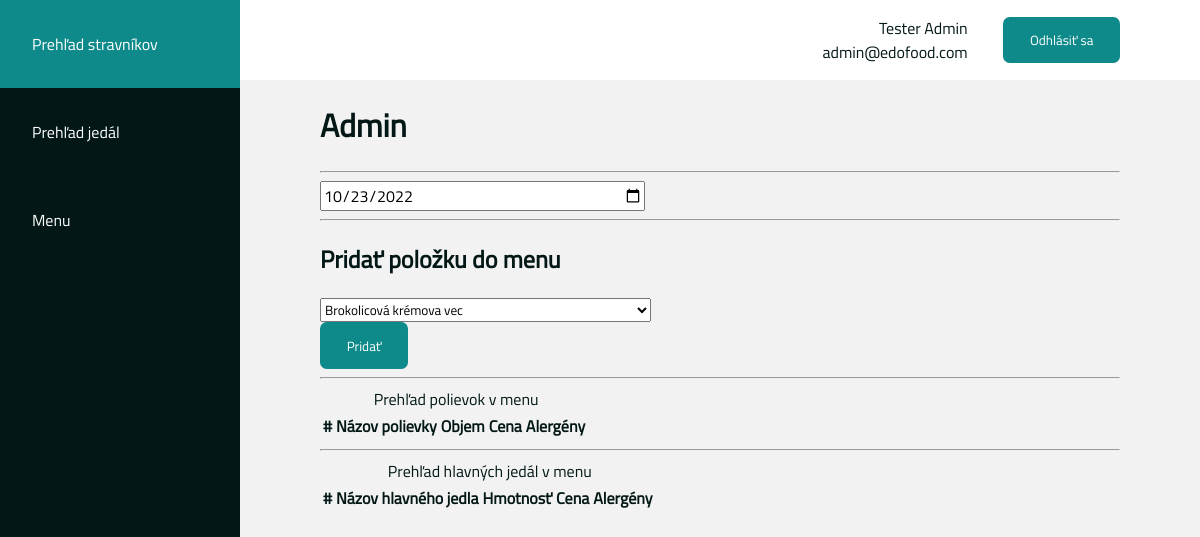
Page /admin.php?page=menu-items (signed in) on the earlier database version.
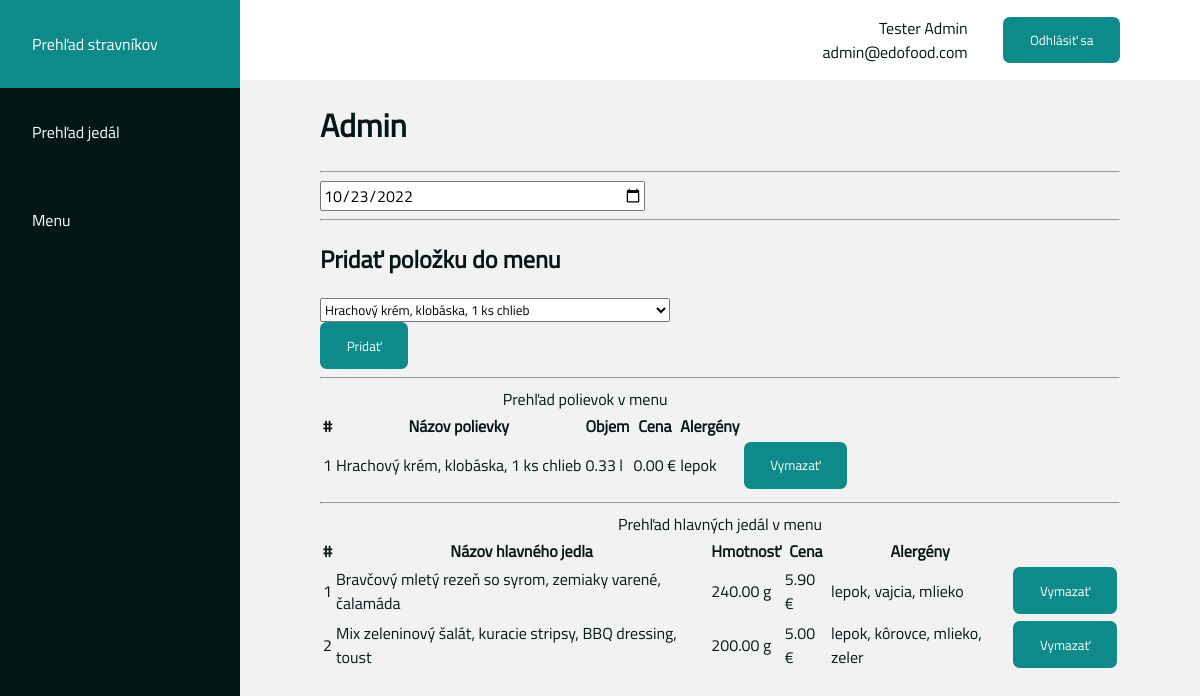
Same page on the later database version.
### tables this page shows
CREATE TABLE IF NOT EXISTS `people` (
  `id` int(10) unsigned NOT NULL,
  `full_name` varchar(255) NOT NULL,
  `email` varchar(255) NOT NULL,
  `password` varchar(255) NOT NULL,
  `credit` decimal(10,2) unsigned NOT NULL DEFAULT 0.00,
  `admin` enum('Y','N') NOT NULL DEFAULT 'N',
  `last_edit` timestamp NOT NULL DEFAULT current_timestamp() ON UPDATE current_timestamp(),
  PRIMARY KEY (`id`),
  UNIQUE KEY `email` (`email`)
);

CREATE TABLE IF NOT EXISTS `menu_items` (
  `id` int(10) unsigned NOT NULL AUTO_INCREMENT,
  `meal` int(10) unsigned NOT NULL,
  `date` date NOT NULL,
  PRIMARY KEY (`id`),
  KEY `meal` (`meal`),
  CONSTRAINT `menu_items_meal` FOREIGN KEY (`meal`) REFERENCES `meals` (`id`)
);

CREATE TABLE IF NOT EXISTS `meals` (
  `id` int(10) unsigned NOT NULL AUTO_INCREMENT,
  `name` varchar(255) NOT NULL,
  `price` decimal(10,2) unsigned NOT NULL,
  `amount` decimal(10,2) unsigned NOT NULL,
  `meal_type` enum('soup','main_dish') NOT NULL,
  `last_edit` timestamp NOT NULL DEFAULT current_timestamp() ON UPDATE current_timestamp(),
  PRIMARY KEY (`id`)
);

### web/functions/authentification.php (called while the page is built, shortened)
<?php
require_once $_SERVER['DOCUMENT_ROOT'] . '/functions/db.php';
function get_logged_in_user($db)
{
    $user_id = $_SESSION['user-id'] ?? null;
    if (
        $user_id !== null &&
        $db->is_valid_user_id($user_id)
    )
    {
        return $user_id;
    }
    return null;
}
?>

### web/functions/db.php (called while the page is built, shortened)
<?php
require_once $_SERVER['DOCUMENT_ROOT'] . '/functions/validators.php';
class Database
{
    private $db = null;
    public function __construct()
    {
        $host = 'localhost';
        $user = 'root';
        $password = '';
        $database = 'edo_food';
        $this->db = new mysqli($host, $user, $password, $database);
        $this->db->set_charset('utf8mb4');
    }
    public function is_valid_user_id($user_id)
    {
        $user_id = $this->db->real_escape_string($user_id);
        $query =
        "SELECT
            COUNT(*) AS `count`
        FROM `people`
        WHERE
            `people`.`id` = $user_id
        ;";
        $q = $this->db->query($query);
        $row = $q->fetch_assoc();
        return intval($row['count']) === 1;
    }
    public function get_person($user_id)
    {
        $user_id = $this->db->real_escape_string($user_id);
        $query =
        "SELECT
            `people`.`id` AS `id`,
            `people`.`full_name` AS `full_name`,
            `people`.`email` AS `email`
        FROM `people`
        WHERE
            `people`.`id` = $user_id
        ;";
        $q = $this->db->query($query);
        $row = $q->fetch_assoc();
        return $row;
    }
    public function get_meals($meal_type = null)
    {
        $query =
        "SELECT
            `meals`.`id` AS `id`,
            `meals`.`name` AS `name`,
            `meals`.`price` AS `price`,
            `meals`.`amount` AS `amount`,
            `meals`.`meal_type` AS `meal_type`
        FROM `meals`
        ";
        if (is_valid_meal_type($meal_type))
        {
            $meal_type = $this->db->real_escape_string($meal_type);
            $query .= "WHERE `meals`.`meal_type` = TRIM('$meal_type')";
        }
        $query .= ";";
        $meals = [];
        $q = $this->db->query($query);
        while ($row = $q->fetch_assoc())
        {
            $meal = $row;
            $meal['allergens'] = $this->get_meal_allergens($meal['id']);
            $meals[] = $meal;
        }
        return $meals;
    }
    private function get_meal_allergens($meal_id)
    {
        $meal_id = $this->db->real_escape_string($meal_id);
        $query =
        "SELECT
            `allergens`.`id` AS `id`,
            `allergens`.`name` AS `name`
        FROM `allergens`
            JOIN `meals_allergens` ON (`meals_allergens`.`allergen` = `allergens`.`id`)
        WHERE `meals_allergens`.`meal` = $meal_id
        ;";
        $allergens = [];
        $q = $this->db->query($query);
        while ($row = $q->fetch_assoc())
        {
            $allergens[] = $row;
        }
        return $allergens;
    }
    public function get_menu_items($date = null, $meal_type = null)
    {
        $query =
        "SELECT
            `menu_items`.`id` AS `id`,
            `meals`.`id` AS `meal_id`,
            `meals`.`name` AS `meal_name`,
            `meals`.`price` AS `meal_price`,
            `meals`.`amount` AS `meal_amount`,
            `meals`.`meal_type` AS `meal_meal_type`,
            `menu_items`.`date` AS `date`
        FROM `meals`
            JOIN `menu_items` ON (`menu_items`.`meal` = `meals`.`id`)
        WHERE 1
        ";
        if (is_valid_date($date))
        {
            $date = $this->db->real_escape_string($date);
            $query .= "AND DATE(`menu_items`.`date`) = DATE('$date')\n";
        }
        if (is_valid_meal_type($meal_type))
        {
            $meal_type = $this->db->real_escape_string($meal_type);
            $query .= "AND TRIM(`meals`.`meal_type`) = TRIM('$meal_type')\n";
        }
        $query .= ";";
        $menu_items = [];
        $q = $this->db->query($query);
        while ($row = $q->fetch_assoc())
        {
            $menu_item = $row;
            $menu_item['meal_allergens'] = $this->get_meal_allergens($menu_item['meal_id']);
            $menu_items[] = $menu_item;
        }
        return $menu_items;
    }
}
?>

### web/functions/validators.php (called while the page is built, shortened)
<?php
function is_valid_string($value)
{
    $invalid_values =
    [
        null,
        '',
    ];
    return
        !in_array($value, $invalid_values, true) &&
        is_string($value);
}
function is_valid_date($value)
{
    if (!is_valid_string($value))
    {
        return false;
    }
    $format = 'Y-m-d';
    $d = DateTime::createFromFormat($format, $value);
    return $d && $d->format($format) === $value;
}
function is_valid_meal_type($value)
{
    $valid_values =
    [
        'soup',
        'main_dish',
    ];
    return
        is_valid_string($value) &&
        in_array($value, $valid_values, true);
}
?>

### web/pages/admin/menu-items.php (the view, shortened to what this page needs)
<hr>
<div>
    <form method="get">
        <input type="date" id="date" name="date" value="<?php echo($date); ?>" oninput="this.form.submit()">
    </form>
</div>
<hr>
<div id="add-menu-item-form">
    <h2>Pridať položku do menu</h2>
    <div>
        <select id="meal-id">
<?php
foreach ($soups as $soup)
{
    echo("<option value=\"{$soup['id']}\">{$soup['name']}</option>\n");
}
?>
        </select>
    </div>
    <div>
        <button onclick="addMenuItem()">Pridať</button>
    </div>
</div>
<hr>
<table>
    <caption>Prehľad polievok v menu</caption>
    <thead>
        <tr>
            <th>#</th>
            <th>Názov polievky</th>
            <th>Objem</th>
            <th>Cena</th>
            <th>Alergény</th>
            <th></th>
        </tr>
    </thead>
    <tbody>
<?php
$i = 1;
foreach ($menu_soups as $menu_soup)
{
    $id = $menu_soup['id'];
    echo("<tr>\n");
    echo("<td>$i</td>\n");
    echo("<td>{$menu_soup['meal_name']}</td>\n");
    echo("<td>{$menu_soup['meal_amount']} l</td>\n");
    echo("<td>{$menu_soup['meal_price']} &euro;</td>\n");
    $allergens = [];
    foreach ($menu_soup['meal_allergens'] as $allergen)
    {
        $allergens[] = $allergen['name'];
    }
    $allergens = implode(', ', $allergens);
    echo("<td>$allergens</td>\n");
    echo("<td>\n");
    echo("<button onclick=\"deleteMenuItem($id)\">Vymazať</button>\n");
    echo("</td>\n");
    ++$i;
}
?>
    </tbody>
</table>
<hr>
<table>
    <caption>Prehľad hlavných jedál v menu</caption>
    <thead>
        <tr>
            <th>#</th>
            <th>Názov hlavného jedla</th>
            <th>Hmotnosť</th>
            <th>Cena</th>
            <th>Alergény</th>
            <th></th>
        </tr>
    </thead>
    <tbody>
<?php
$i = 1;
foreach ($menu_main_dishes as $menu_main_dish)
{
    $id = $menu_main_dish['id'];
    echo("<tr>\n");
    echo("<td>$i</td>\n");
    echo("<td>{$menu_main_dish['meal_name']}</td>\n");
    echo("<td>{$menu_main_dish['meal_amount']} g</td>\n");
    echo("<td>{$menu_main_dish['meal_price']} &euro;</td>\n");
    $allergens = [];
    foreach ($menu_main_dish['meal_allergens'] as $allergen)
    {
        $allergens[] = $allergen['name'];
    }
    $allergens = implode(', ', $allergens);
    echo("<td>$allergens</td>\n");
    echo("<td>\n");
    echo("<button onclick=\"deleteMenuItem($id)\">Vymazať</button>\n");
    echo("</td>\n");
    echo("<tr>\n");
    ++$i;
}
?>
    </tbody>
</table>

### web/admin.php (shortened to what this page needs)
<?php
require_once $_SERVER['DOCUMENT_ROOT'] . '/functions/db.php';
require_once $_SERVER['DOCUMENT_ROOT'] . '/functions/authentification.php';
$db = new Database();
$logged_in_person = $db->get_person(get_logged_in_user($db));
$date = $_GET['date'] ?? null;
$date = is_valid_date($date) ? $date : date('Y-m-d');
$soups = $db->get_meals('soup');
$menu_soups = $db->get_menu_items($date, 'soup');
$main_dishes = $db->get_meals('main_dish');
$menu_main_dishes = $db->get_menu_items($date, 'main_dish');
?>
<!DOCTYPE html>
<html lang="sk">
    <head>
        <link rel="stylesheet" href="./css/main.css">
    </head>
    <body>
        <div class="user-info">
            <span>
                <p><?php echo($logged_in_person['full_name']); ?></p>
                <p><?php echo($logged_in_person['email']); ?></p>
            </span>
            <span>
                <button onclick="logout()">Odhlásiť sa</button>
            </span>
        </div>
        <nav>
            <a href="?page=people">Prehľad stravníkov</a>
            <a href="?page=meals">Prehľad jedál</a>
            <a href="?page=menu-items">Menu</a>
        </nav>
        <main>
            <h1>Admin</h1>
<?php
$page = $_GET['page'] ?? null;
switch ($page)
{
    case 'menu-items':
        include $_SERVER['DOCUMENT_ROOT'] . '/pages/admin/menu-items.php';
        break;
}
?>
        </main>
    </body>
</html>

### web/css/main.css (style rules this page uses)
* { --primary-color: hsl(180, 80%, 5%); --secondary-color: hsl(180, 80%, 30%); --nav-width: 15em; font-family: 'Titillium' }
body { background-color: hsl(0, 0%, 95%); color: var(--primary-color); margin: 0; padding: 0; }
nav { background-color: var(--primary-color); position: fixed; top: 0; left: 0; width: var(--nav-width); height: 100%; }
nav a { color: white; text-decoration: none; display: block; padding: 2em; }
.user-info { background-color: white; position: fixed; top: 0; right: 0; width: 100%; text-align: right; padding-right: 5em; }
.user-info span { display: inline-block; vertical-align: middle; padding-top: 1em; padding-bottom: 1em; padding-left: 2em; }
.user-info p { margin: 0; }
main { margin-left: var(--nav-width); padding: 5em; }
button { background-color: var(--secondary-color); color: white; border: none; padding: 1em 2em; border-radius: 0.5em; cursor: pointer; }
input { font-size: 1em; width: 20em; }

Differences in the rows shown:
added menu_items: meal.name "Hrachový krém, klobáska, 1 ks chlieb", meal.amount "0.33", meal.price "0.00", allergens "lepok", shown under "Prehľad polievok v menu"
added menu_items: meal.name "Bravčový mletý rezeň so syrom, zemiaky varené, čalamáda", meal.amount "240.00", meal.price "5.90", allergens "lepok, vajcia, mlieko", shown under "Prehľad hlavných jedál v menu"
added menu_items: meal.name "Mix zeleninový šalát, kuracie stripsy, BBQ dressing, toust", meal.amount "200.00", meal.price "5.00", allergens "lepok, kôrovce, mlieko, zeler", shown under "Prehľad hlavných jedál v menu"
Other differences:
form field value: "Brokolicová krémova vec" → "Hrachový krém, klobáska, 1 ks chlieb"
